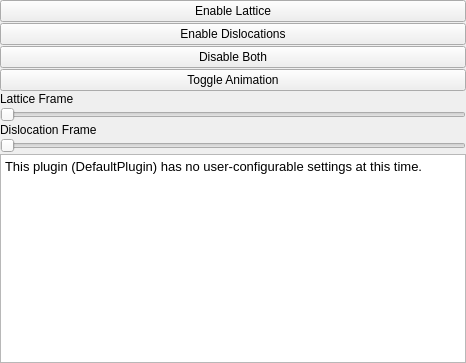
<?xml version="1.0" encoding="UTF-8"?>
<ui version="4.0">
 <class>Multiscale2_UIDialog</class>
 <widget class="QWidget" name="Multiscale2_UIDialog">
  <property name="geometry">
   <rect>
    <x>0</x>
    <y>0</y>
    <width>466</width>
    <height>363</height>
   </rect>
  </property>
  <property name="windowTitle">
   <string>Form</string>
  </property>
  <layout class="QVBoxLayout" name="verticalLayout_2">
   <property name="spacing">
    <number>1</number>
   </property>
   <property name="margin">
    <number>0</number>
   </property>
   <item>
    <layout class="QHBoxLayout" name="horizontalLayout_2">
     <item>
      <layout class="QVBoxLayout" name="verticalLayout">
       <item>
        <widget class="QPushButton" name="enableLattice">
         <property name="text">
          <string>Enable Lattice</string>
         </property>
        </widget>
       </item>
       <item>
        <widget class="QPushButton" name="enableDislocations">
         <property name="text">
          <string>Enable Dislocations</string>
         </property>
        </widget>
       </item>
       <item>
        <widget class="QPushButton" name="disableAll">
         <property name="text">
          <string>Disable Both</string>
         </property>
        </widget>
       </item>
       <item>
        <widget class="QPushButton" name="toggleAnimation">
         <property name="text">
          <string>Toggle Animation</string>
         </property>
        </widget>
       </item>
       <item>
        <widget class="QLabel" name="label">
         <property name="text">
          <string>Lattice Frame</string>
         </property>
        </widget>
       </item>
       <item>
        <widget class="QSlider" name="latticeFrame">
         <property name="maximum">
          <number>69</number>
         </property>
         <property name="orientation">
          <enum>Qt::Horizontal</enum>
         </property>
        </widget>
       </item>
       <item>
        <widget class="QLabel" name="dislocationFrame">
         <property name="text">
          <string>Dislocation Frame</string>
         </property>
        </widget>
       </item>
       <item>
        <widget class="QSlider" name="dislocationsFrame">
         <property name="maximum">
          <number>97</number>
         </property>
         <property name="orientation">
          <enum>Qt::Horizontal</enum>
         </property>
        </widget>
       </item>
       <item>
        <widget class="QPlainTextEdit" name="plainTextEdit">
         <property name="font">
          <font>
           <pointsize>10</pointsize>
           <weight>50</weight>
           <italic>false</italic>
           <bold>false</bold>
           <strikeout>false</strikeout>
           <stylestrategy>PreferDefault</stylestrategy>
           <kerning>true</kerning>
          </font>
         </property>
         <property name="documentTitle">
          <string/>
         </property>
         <property name="plainText">
          <string>This plugin (DefaultPlugin) has no user-configurable settings at this time.</string>
         </property>
        </widget>
       </item>
      </layout>
     </item>
    </layout>
   </item>
   <item>
    <layout class="QHBoxLayout" name="horizontalLayout"/>
   </item>
  </layout>
 </widget>
 <resources/>
 <connections/>
</ui>
